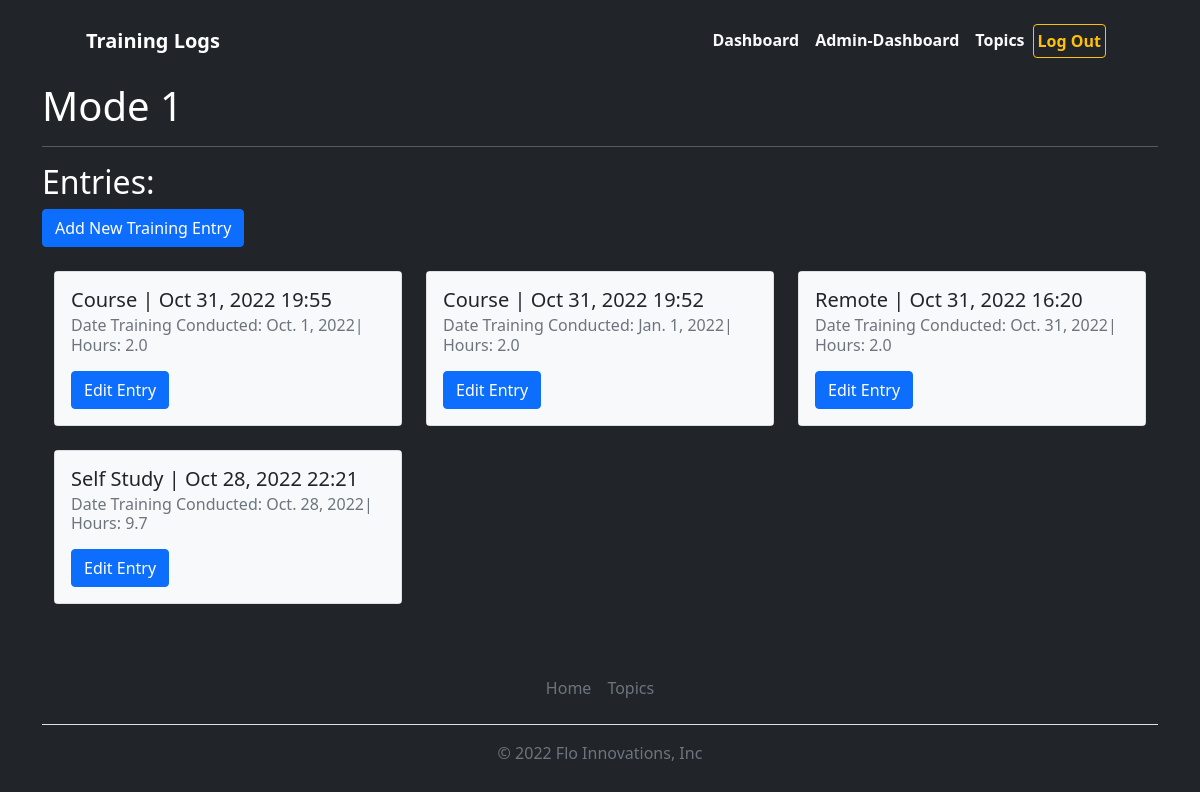
/topics/1 (signed in), run on the app's committed database.
### training_logs/models.py (models this page shows, shortened)
class Topic(models.Model):
    text = models.CharField(max_length=200)
    data_added = models.DateTimeField(auto_now_add = True)
    owner = models.ForeignKey(User, on_delete=models.CASCADE)

class Entry(models.Model):
    topic = models.ForeignKey(Topic, on_delete=models.CASCADE)
    method_of_training = models.CharField(max_length=200)
    source = models.CharField(max_length=20)
    hours = models.FloatField()
    date_training_conducted = models.DateField()
    text = models.TextField()
    date_added = models.DateTimeField(auto_now_add=True)
    class Meta:
        verbose_name_plural = 'entries'

### training_logs/views.py (the view)
# urls.py: path('topics/<int:topic_id>', views.topic, name='topic'),
@login_required
def topic(request, topic_id):
    topic = Topic.objects.get(id=topic_id)
    if topic.owner != request.user:
        raise Http404
    entries = topic.entry_set.order_by('-date_added')
    context = {'topic':topic, 'entries':entries}
    return render(request, 'training_logs/topic.html', context)

### training_logs/templates/training_logs/topic.html (shortened to what this page needs)
{% extends "training_logs/base.html" %}
{% block page_header %}<h1>{{ topic.text }}<hr/></h1>{% endblock page_header %}
{% block content %}
<h2>Entries:</h2>
<a class="btn btn-primary" href="{% url 'training_logs:new_entry' topic.id %}" role="button">Add New Training Entry</a>
<div class="container">
    <div class="row">
        {% for entry in entries %}
        <div class="col-md-4">
            <div class="card mb-4">
                <div class="card-body bg-light text-dark">
                    <h5 class="card-title">{{ entry.method_of_training }} | {{ entry.date_added|date:'M d, Y H:i ' }}</h5>
                    <h6 class="card-subtitle mb-2 text-muted">Date Training Conducted:
                        {{entry.date_training_conducted}}| Hours: {{ entry.hours }} </h6>
                    <a class="btn btn-primary" href="{% url 'training_logs:edit_entry' entry.id %}" role="button">Edit Entry</a>
                </div>
            </div>
        </div>
        {% endfor %}
    </div>
</div>
{% endblock content %}

### data on the page
Topic: text "Mode 1"
Entry: method_of_training "Course", date_added "Oct 31, 2022 19:55", date_training_conducted "Oct. 1, 2022", hours "2.0"
Entry: method_of_training "Course", date_added "Oct 31, 2022 19:52", date_training_conducted "Jan. 1, 2022", hours "2.0"
Entry: method_of_training "Remote", date_added "Oct 31, 2022 16:20", date_training_conducted "Oct. 31, 2022", hours "2.0"
Entry: method_of_training "Self Study", date_added "Oct 28, 2022 22:21", date_training_conducted "Oct. 28, 2022", hours "9.7"
